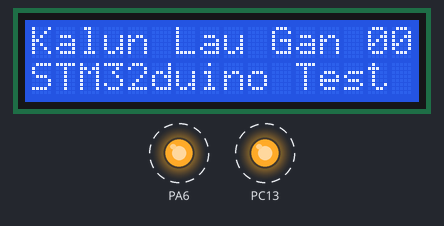
A sketch run on a simulated STM32 Blue Pill. Shown: 16×2 character LCD, output pins drawn as LEDs (lit = HIGH). Dashed ring = blinking.

Above: at 0.11 s.
At 10.05 s:
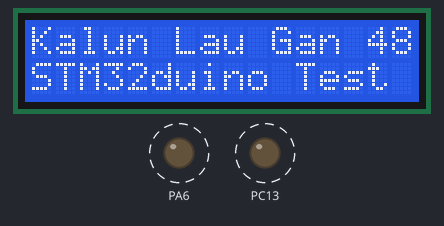
At 20.05 s:
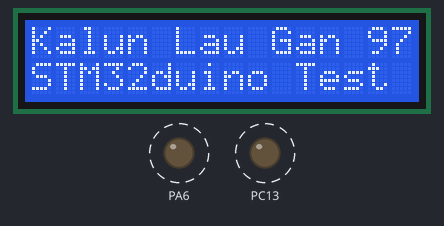
At 39.84 s:
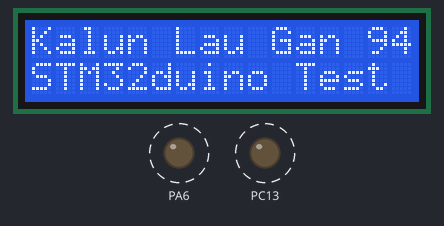
Timing chart, 0 to 40.0 s (numbered marks = the images above):
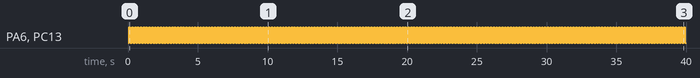

Measured:
- by itself, PA6, PC13: alternates HIGH for 0.10 s and LOW for 0.10 s

The sketch:

09082018_stm32bluepill_onoffled.ino
```cpp
#include <LiquidCrystal.h>

const int rs = PA4, en = PA5, d4 = PA0, d5 = PA1, d6 = PA2, d7 = PA3;
int contador = 0;
int deccont = 0;
int unicont = 0;

LiquidCrystal lcd(rs, en, d4, d5, d6, d7);

void setup() {
  lcd.begin(16, 2);           //Tamaño del LCD 16x2
  pinMode(PA6, OUTPUT);
  pinMode(PC13, OUTPUT);
}

void loop() {
  lcd.setCursor(0,0);
  lcd.print("Kalun Lau Gan "); //Imprime el mensaje
  digitizer();
  lcd.print(deccont, DEC);
  lcd.print(unicont, DEC);
  lcd.setCursor(0,1);
  lcd.print("STM32duino Test");
  digitalWrite(PA6, HIGH);
  digitalWrite(PC13, HIGH);
  delay(100);
  digitalWrite(PA6, LOW);
  digitalWrite(PC13, LOW);
  delay(100);
  if(contador > 98){
    contador = 0;
  }
  else{
    contador = contador +1;
  }
}

void digitizer()  {
  deccont = contador / 10;
  unicont = contador - (deccont * 10);
}
```
